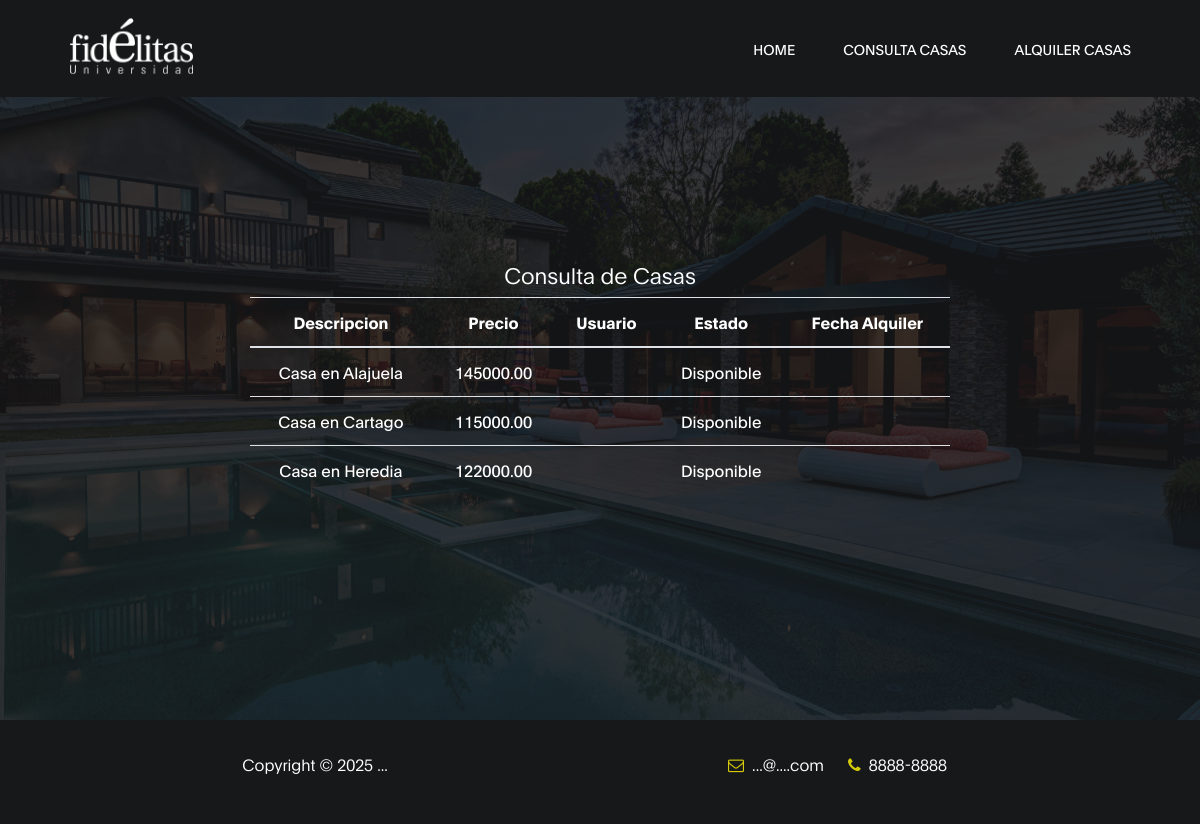
The app's page /View/Consulta/ConsultaCasas.php, older data.
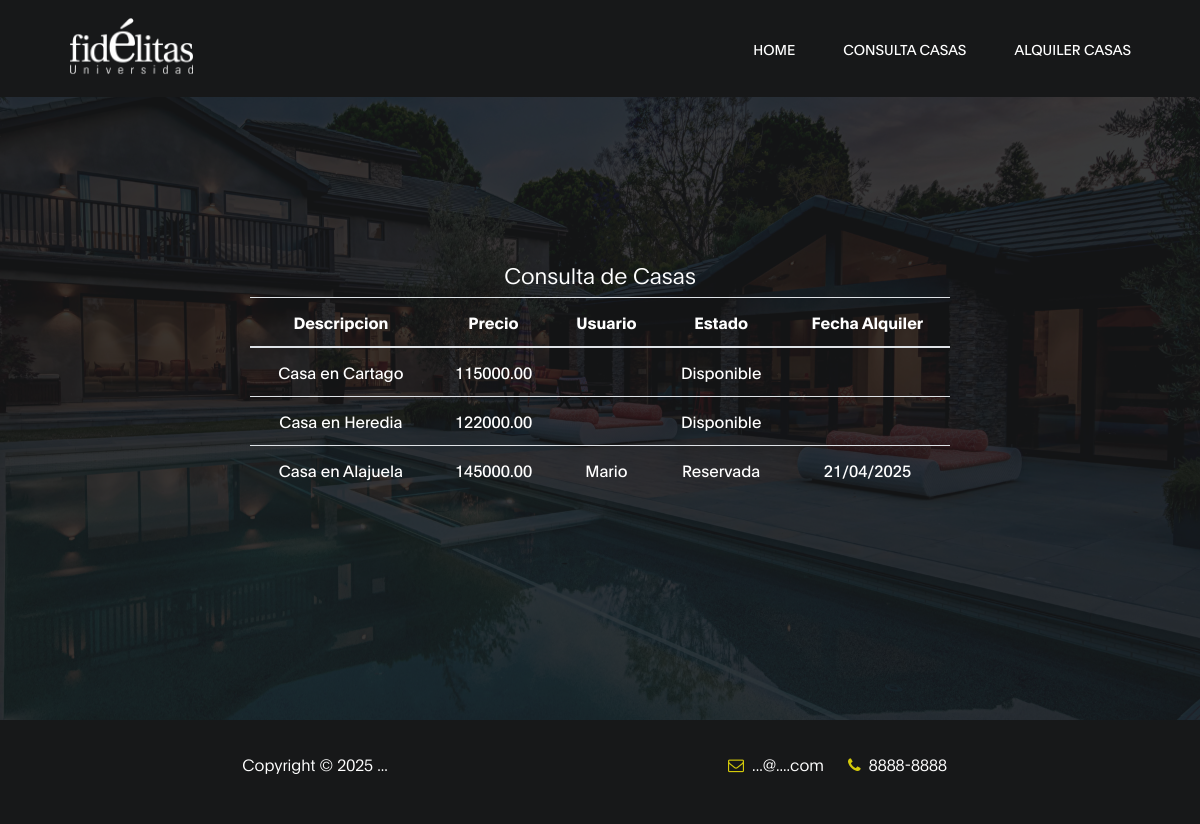
The same page, newer data.
### tables this page shows
CREATE TABLE `casassistema` (
  `IdCasa` bigint(11) NOT NULL AUTO_INCREMENT,
  `DescripcionCasa` varchar(30) NOT NULL,
  `PrecioCasa` decimal(10,2) NOT NULL,
  `UsuarioAlquiler` varchar(30) DEFAULT NULL,
  `FechaAlquiler` datetime DEFAULT NULL,
  PRIMARY KEY (`IdCasa`)
);

### Model/CasasModel.php (called while the page is built, shortened)
<?php
function ConsultarCasasModel()
{
    try
    {
        $context = AbrirBaseDatos();
        $sentencia = "CALL SP_ConsultarCasas()";
        $resultado = $context->query($sentencia);
        return $resultado;
    }
    catch(Exception $error)
    {
        return null;
    }
}
?>

### Controller/CasasController.php (called while the page is built, shortened)
<?php
include_once $_SERVER["DOCUMENT_ROOT"] . "/CasoEstudio2/Model/CasasModel.php";
function ConsultarCasas()
{
    return ConsultarCasasModel();
}
?>

### View/Consulta/ConsultaCasas.php (the view, shortened to what this page needs)
<?php
    include_once $_SERVER['DOCUMENT_ROOT']. "/CasoEstudio2/View/layout.php";
    include_once $_SERVER['DOCUMENT_ROOT']. "/CasoEstudio2/Controller/CasasController.php";
?>
<!DOCTYPE html>
    <html lang="en">
    <?php PrintCss(); ?>
    <body data-spy="scroll" data-target="#navbarNav" data-offset="50">
        <?php PrintMenu(); ?>
        <section class="principal d-flex flex-column justify-content-center align-items-center" id="home">
            <div class="bg-overlay"></div>
            <div class="container">
                <div class="row">
                    <div class="col-lg-8 col-md-10 mx-auto col-12">
                        <div class="hero-text mt-5 text-center">
                            <div class="container-fluid">
                                <h5 class="text-white">Consulta de Casas</h5>
                                <table id="example" class="table">
                                    <thead>
                                        <tr class="header-row, text-white">
                                            <th>Descripcion</th>
                                            <th>Precio</th>
                                            <th>Usuario</th>
                                            <th>Estado</th>
                                            <th>Fecha Alquiler</th>
                                        </tr>
                                    </thead>
                                    <tbody class="text-white">
                                        <?php
                                            $datos = ConsultarCasas();
                                                while($row = mysqli_fetch_array($datos)) {
                                                    echo "<tr>";
                                                    echo "<td>" . $row["DescripcionCasa"] . "</td>";
                                                    echo "<td>" . $row["PrecioCasa"] . "</td>";
                                                    echo "<td>" . $row["UsuarioAlquiler"] . "</td>";
                                                    echo "<td>" . $row["Estado"] . "</td>";
                                                    echo "<td>" . $row["FechaAlquiler"] . "</td>";
                                                    echo "</tr>";
                                                }
                                        ?>
                                    </tbody>
                                </table>
                            </div>
                        </div>
                    </div>
                </div>
            </div>
        </section>
        <?php PrintFooter(); ?>
    </body>
</html>

### View/layout.php (shortened to what this page needs)
<?php
function PrintCss()
{
    echo '<head>
                <title>CasoEstudio2</title>
                <meta charset="UTF-8">
                <meta http-equiv="X-UA-Compatible" content="IE=Edge">
                <meta name="description" content="">
                <meta name="keywords" content="">
                <meta name="author" content="">
                <meta name="viewport" content="width=device-width, initial-scale=1, maximum-scale=1">
                <link rel="stylesheet" href="/CasoEstudio2/View/css/bootstrap.min.css">
                <link rel="stylesheet" href="/CasoEstudio2/View/css/font-awesome.min.css">
                <link rel="stylesheet" href="/CasoEstudio2/View/css/aos.css">
                <link rel="stylesheet" href="/CasoEstudio2/View/css/styles.css">
            </head>';
}
function PrintMenu()
{
    echo
    '
    <nav class="navbar navbar-expand-lg fixed-top">
        <div class="container">
            <a class="navbar-brand" href="/CasoEstudio2/View/home.php">
                <img src="/CasoEstudio2/View/images/logo.png"  style="height: 60px;">
            </a>
            <button class="navbar-toggler" type="button" data-toggle="collapse" data-target="#navbarNav" aria-controls="navbarNav" aria-expanded="false"
                aria-label="Toggle navigation">
                <span class="navbar-toggler-icon"></span>
            </button>
            <div class="collapse navbar-collapse" id="navbarNav">
                <ul class="navbar-nav ml-lg-auto">
                    <li class="nav-item">
                        <a href="/CasoEstudio2/View/home.php" class="nav-link smoothScroll">Home</a>
                    </li>
                    <li class="nav-item">
                        <a href="/CasoEstudio2/View/Consulta/ConsultaCasas.php" class="nav-link smoothScroll">Consulta Casas</a>
                    </li>
                    <li class="nav-item">
                        <a href="/CasoEstudio2/View/Alquiler/AlquilerCasas.php" class="nav-link smoothScroll">Alquiler Casas</a>
                    </li>
                </ul>
            </div>
        </div>
    </nav>
    ';
}
function PrintFooter()
{
    echo '
    <footer class="site-footer">
          <div class="container">
               <div class="row">
                    <div class="ml-auto col-lg-4 col-md-5">
                        <p class="copyright-text">Copyright &copy; 2025 ...
                    </div>
                    <div class="d-flex justify-content-center mx-auto col-lg-5 col-md-7 col-12">
                        <p class="mr-4">
                            <i class="fa fa-envelope-o mr-1"></i>
                            <a href="#">...@....com</a>
                        </p>
                        <p><i class="fa fa-phone mr-1"></i> 8888-8888</p>
                    </div>
               </div>
          </div>
     </footer>';
}
?>

### View/css/styles.css (style rules this page uses)
:root { --primary-color: #d4ca0a; --white-color: #ffffff; --dark-color: #171819; --about-bg-color: #f9f9f9; --gray-color: #909090; --link-color: #404040; --p-color: #666262; --base-font-family: 'Plain', sans-serif; --font-weight-bold: bold; --font-weight-normal: normal; --font-weight-light: 300; --font-weight-thin: 100; --h1-font-size: 48px; --h2-font-size: 36px; --h3-font-size: 28px; --h4-font-size: 24px; --h5-font-size: 22px; --h6-font-size: 22px; --p-font-size: 18px; --base-font-size: 16px; --menu-font-size: 14px; --border-radius-large: 100%; --border-radius-small: 2px; }
body { background: var(--white-color); font-family: var(--base-font-family); }
h1,h2,h3,h4,h5,h6 { font-weight: var(--font-weight-thin); line-height: normal; }
h5 { font-size: var(--h5-font-size); }
p { color: var(--p-color); font-size: var(--p-font-size); font-weight: var(--font-weight-light); line-height: 1.5em; }
* { -webkit-box-sizing: border-box; -moz-box-sizing: border-box; box-sizing: border-box; }
*::before, *::after { -webkit-box-sizing: border-box; -moz-box-sizing: border-box; box-sizing: border-box; }
a { color: var(--link-color); font-weight: normal; text-decoration: none; transition: all 0.3s ease; }
.bg-overlay { background: var(--dark-color); position: absolute; top: 0; right: 0; bottom: 0; left: 0; width: 100%; height: 100%; opacity: 0.85; }
.navbar { background: var(--dark-color); padding: 1rem; }
.navbar-expand-lg .navbar-nav .nav-link { padding-right: 1.5rem; padding-left: 1.5rem; }
.navbar-brand { color: var(--white-color); font-size: var(--h3-font-size); font-weight: var(--font-weight-bold); line-height: normal; padding-top: 0; }
.nav-item .nav-link { display: block; color: var(--white-color); font-size: var(--menu-font-size); font-weight: var(--font-weight-normal); text-transform: uppercase; padding: 2px 6px; }
.principal { background-image: url('../images/Casa.jpg'); background-size: cover; background-position: top; background-repeat: no-repeat; vertical-align: middle; min-height: 90vh; position: relative; }
.site-footer { padding: 2rem 0; background-color: var(--dark-color); display: flex; flex-direction: column; justify-content: center; align-items: center; text-align: center; }
.site-footer a { color: var(--white-color); font-weight: var(--font-weight-light); }
.site-footer p { font-size: var(--base-font-size); color: var(--white-color); }
.contact .fa, .site-footer .fa { color: var(--primary-color); }

Row changes from the older to the newer data that the page shows:
changed casassistema "Casa en Alajuela": UsuarioAlquiler (not shown) → "Mario"; Estado "Disponible" → "Reservada"; FechaAlquiler (not shown) → "21/04/2025"; moves down the list
